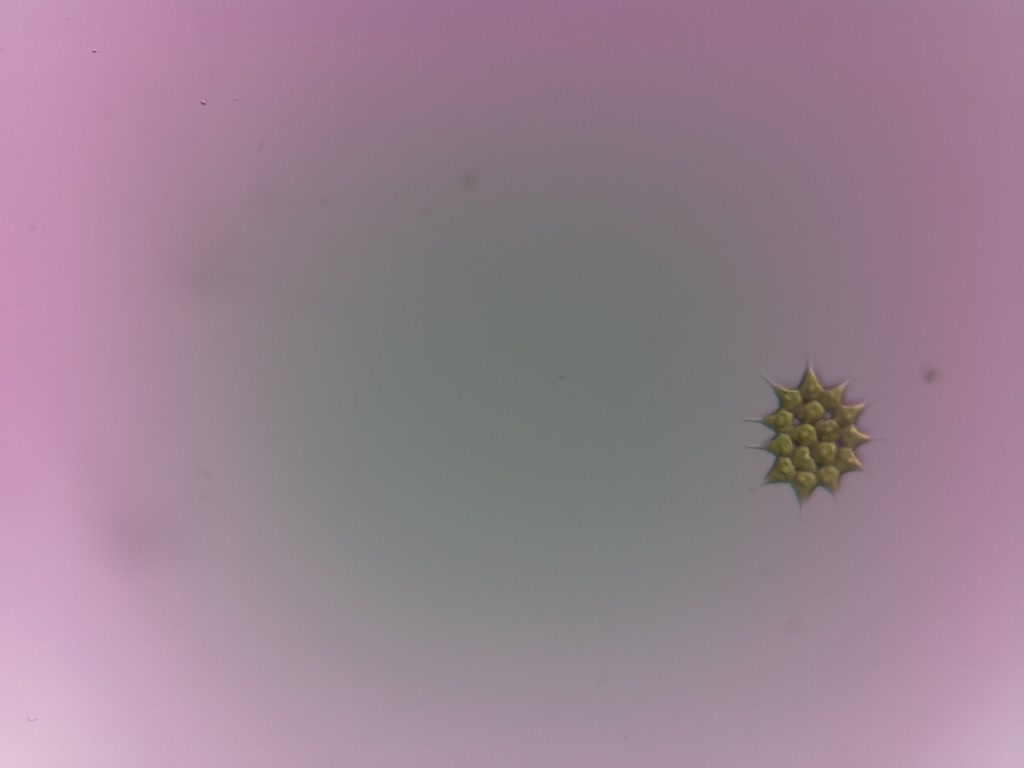
#> input picture Project/feature_extraction/feature_extraction_local/dataset/[150413_111153]_01.jpg, 1024 x 768 px; its folder holds only this picture in this run
$ python lbp_local.py   (Python 2 division)
#> lines starting #> are read from the running program, lines starting #| are printed output that depends on the picture
# -*- coding: utf-8 -*-
"""
Created on Fri May 01 22:02:45 2015

@author: Sarunya
"""

import os
import sys
import numpy as np
from PIL import Image
import math
import pickle
import time
import scipy.ndimage
import random
import numpy as np
import matplotlib
from PIL import Image
from matplotlib import pyplot as plt
import scipy.ndimage
import skimage.feature as ft
from skimage import data
from skimage import data, color, exposure


sys.setrecursionlimit(10000)
bs = 200
wd = 8 # theta_range=wd*wd*2
clmax = 11 #clmax is amount of class
theta_dim = 1
dset = 1
#nofiles = 500

def timestamp(tt=time.time()):
    st=time.time()
    print("    took: %.2f sec"%(st-tt))
    return st

def normLBP(images_file):
    METHOD = 'uniform'
    R = 2 #radius
    P = 8 #n_points
    img = np.array(images_file)
    f = ft.local_binary_pattern(img, P, R, METHOD)
    print f
    return f

def getValue(images):
    f = normLBP(images)

    return f.reshape(-1)

def getVector(images_files,class_files,samples,isTrain):
    ts=time.time()
    sub_img = []
    sub_cs = []
    bb = bs//2

    for f in xrange(len(images_files)):
        img = Image.open(images_files[f]).convert('L')
        w , h = img.size
        pixels=[]
        #print '%02d %s'%(f,images_files[f])
        for i in xrange(samples):
            r = np.random.randint(bb, h-bb)
            c = np.random.randint(bb, w-bb)
            pixels.append((c,r))
            box = (c-bb, r-bb, c + bb, r + bb)
            output_img = img.crop(box)
            sub_img.append(getValue(output_img))

        if isTrain:
            cimg = Image.open(class_files[f]).convert('L')
            for p in pixels:
                sub_cs.append(cimg.getpixel(p))
    if isTrain == True:
        sub_img=np.array(sub_img,dtype=np.float32)
        sub_cs=np.array(sub_cs,dtype=np.uint32)
        sub_cs[sub_cs==255]= clmax - 1
    else:
        sub_cs=None
    ts=timestamp(ts)

    return (sub_img ,sub_cs)

if __name__ == '__main__':
    isTrain = True #train (test: False)
    dsetname = './dataset'
    ddesname = 'lbp_dataset'
    images_files = []
    class_files = []
    for root, dirs, files in os.walk(dsetname):
        for f in files:
            if f.endswith('jpg') or f.endswith('JPG') or f.endswith('png') or f.endswith('PNG'):
                # read image to array (PIL)
                images_files.append(os.path.join(root,f))

                img_name = os.path.basename(os.path.join(root,f))
                file_name = img_name.split(".")
                # check image don't have file type 'bmp'
                if isTrain is True:
                    # check image don't have file type 'bmp'
                    if os.path.isfile(os.path.join(root , 'bmp/' + file_name[0] + '.bmp')) == False:
                        print "plese label" ,  img_name
                        sys.exit()#break
                    else:
                        class_files.append(os.path.join(root , 'bmp/' + file_name[0] + '.bmp'))

    # [4 lines of commented-out code are left out]
    dsetname = dsetname.split("/")
    for i in xrange(1):
        vs ,cs = getVector(images_files,class_files,1,isTrain)
#> in getVector, `img = Image.open(images_files[f]).convert('L')`:
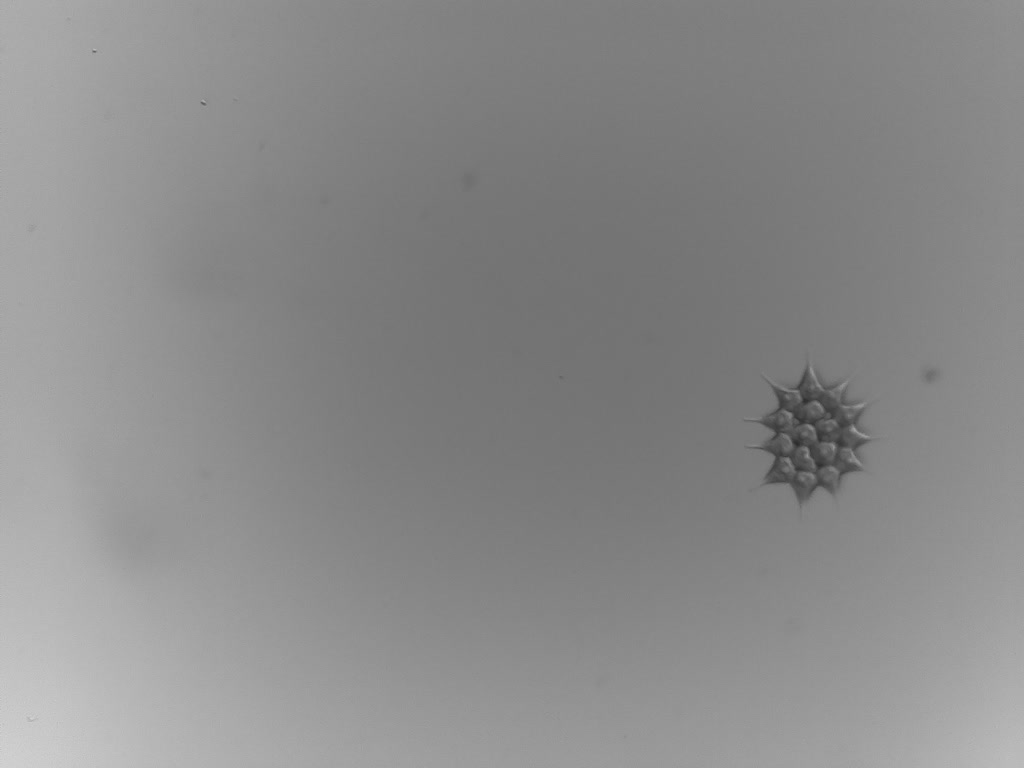
#> img: PIL image 1024x768 L; min 43, max 213, mean 139
#> the loop in getVector, `for i in xrange(samples):` made 1 pass
#> (printed output is left out)
#> pass 1, in getVector, `output_img = img.crop(box)`:
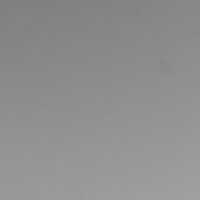
#> output_img: PIL image 200x200 L; min 127, max 161, mean 143.3
#> pass 1, in normLBP, `f = ft.local_binary_pattern(img, P, R, METHOD)`:
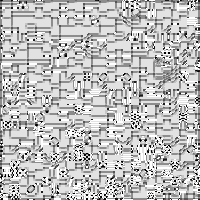
#> f: shape (200, 200) float64; min 0, max 9, mean 6.69; drawn with min black and max white
#> after the loop in getVector, `for i in xrange(samples):`: pixels = [(729, 659)]; sub_img = 1 item
#> the loop in getVector, `for p in pixels:` made 1 pass
#> after the loop in getVector, `for p in pixels:`: sub_cs = [143]
#> cs = [143]
        vs = np.array(vs,dtype=np.float32)
        #cs=np.array(cs)

        #if cs[0] is None:
        #    cs = None

        if not os.path.exists(ddesname):
            os.makedirs(ddesname)
        if not os.path.exists(ddesname+'/'+dsetname[1]):
            os.makedirs(ddesname+'/'+dsetname[1])
        #if not os.path.exists(ddesname+'/'+dsetname[1]+'/'+'100'):
        #    os.makedirs(ddesname+'/'+dsetname[1]+'/'+'100')

        #rfile = ddesname+'/' +dsetname[1] + '/'+ '100' +'/'+ 'dataset%02d.pic'%(i)
        rfile = ddesname+'/' +dsetname[1] + '/'+ 'dataset%02d.pic'%(i)

        pickleFile = open(rfile, 'wb')
        theta_range = vs.shape[1]
#> theta_range = 40000
        size = vs.shape[0]
#> size = 1
        samples = cs
#> samples = [143]
        I = vs
        pickle.dump((clmax,theta_dim,theta_range,size,samples,I), pickleFile, pickle.HIGHEST_PROTOCOL)
        pickleFile.close()
        i = i+1
